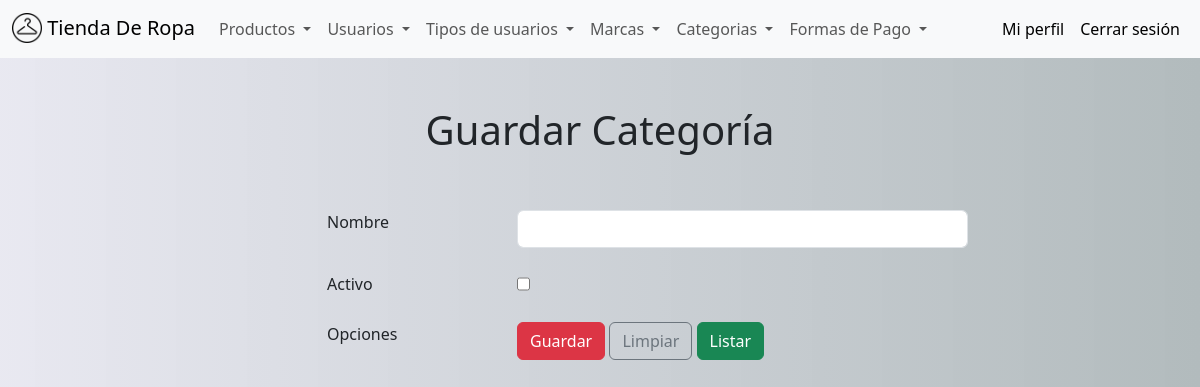
The app's page /staff/buscarCategoria/1 (signed in), older data.
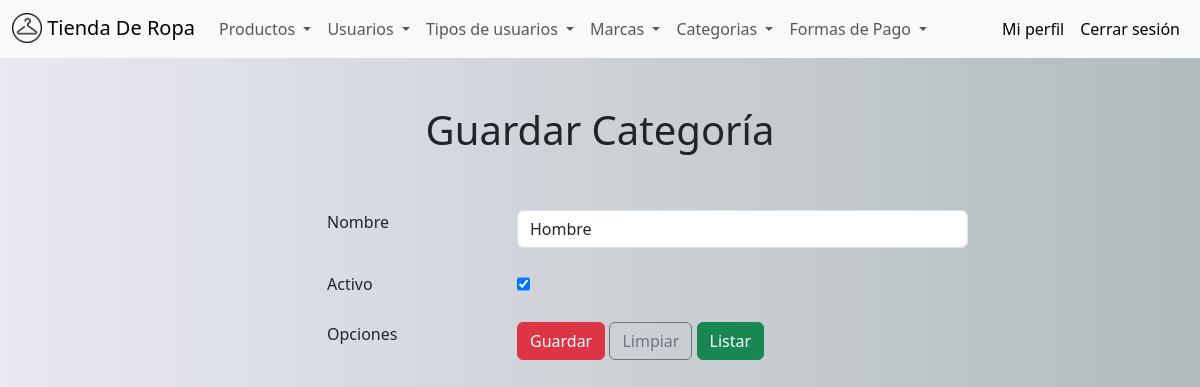
The same page, newer data.
### productos/models.py (models this page shows, shortened)
class Categoria(models.Model):
    nombre = models.CharField(unique=True, max_length=100)
    activo = models.BooleanField()
    class Meta:
        verbose_name = 'Categoría'
        verbose_name_plural = 'Categorías'
        ordering = ['nombre']

### staff/views.py (the view)
# urls.py: path("buscarCategoria/<int:pk>", views.buscarCategoria, name="buscarCategoria"),
@el_usuario_no_es_cliente
@login_required(login_url='login')
def buscarCategoria(request, pk):
    context = {}
    try:
        item = Categoria.objects.get(pk=pk)
        context['item'] = item
    except:
        context['error'] = 'Elemento seleccionado no encontrado'
    return render(request, "guardarCategoria.html", context)

### staff/templates/guardarCategoria.html (shortened to what this page needs)
{%extends "base_staff.html"%}{%block tittle%}Guardar Categoría{%endblock%}
{%block content%}
{% load static %}
<div class="row my-5">
    <h1 class="text-center"><label>Guardar Categoría</label></h1>
</div>
<form id="usuarioForm" action="{% url 'guardarCategoria' %}" method="post">
    <div class="row my-4">
        <div class="col-12 col-md-2 offset-md-3">Nombre</div>
        <div class="col-12 col-md-5">
            <input type="text" name="txtNombre" class="form-control" value="{{item.nombre}}" id="inputNombre">
        </div>
    </div>
    <div class="row my-4">
        <div class="col-12 col-md-2 offset-md-3">Activo</div>
        <div class="col-12 col-md-5">
            <input type="checkbox" name="chkActivo" class="form-check" {{ item.activo|yesno:"checked,"}}>
        </div>
    </div>
    <div class="row my-4">
        <div class="col-12 col-md-2 offset-md-3">Opciones</div>
        <div class="col-12 col-md-5">
            <input type="submit" name="btnGuardar" class="btn btn-danger" value="Guardar">
            <input type="submit" name="btnLimpiar" class="btn btn-outline-secondary" value="Limpiar">
            <a href="{% url 'listarCategoria' %}"  class="btn btn-success">Listar</a>
        </div>
    </div>
</form>
{%endblock%}

Row changes from the older to the newer data that the page shows:
added Categoria: txtNombre "Hombre"
Text that changed along with them:
form field chkActivo: "☐" → "☑"
